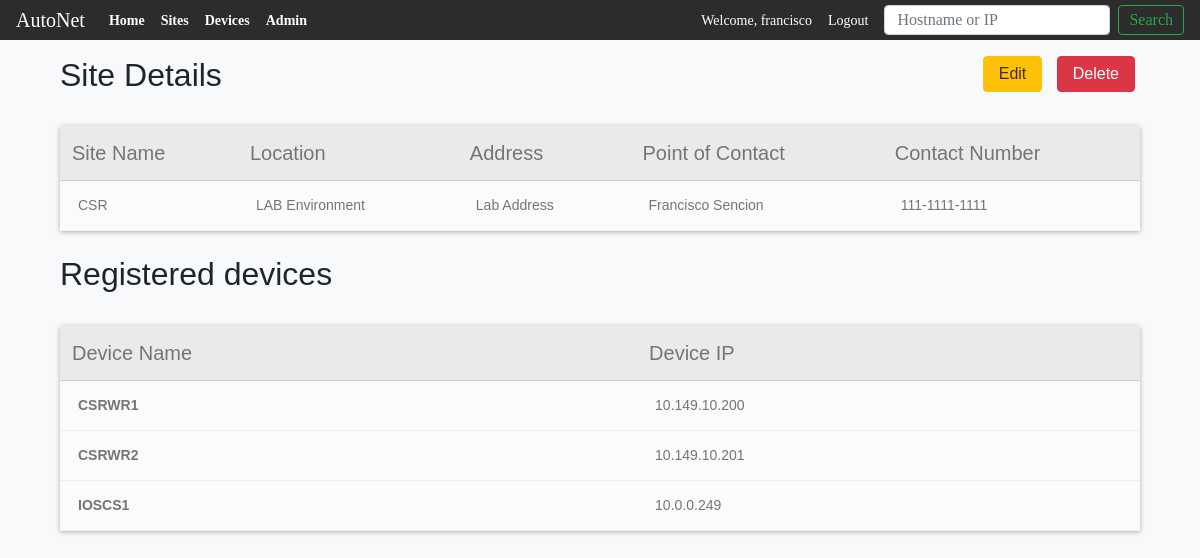
/sites/9 (signed in), run on an earlier commit of the app's database.
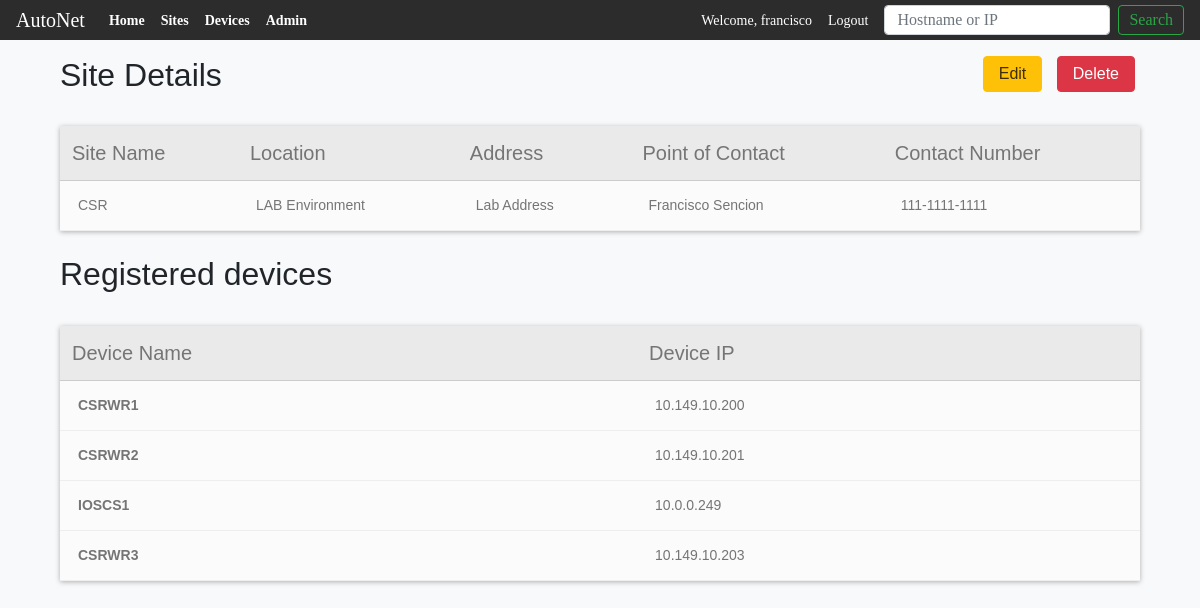
And on a later commit of the database.
### main_app/models.py (models this page shows, shortened)
class Devices(models.Model):
    VENDOR_LIST = (('C', 'Cisco'), ('J', 'Juniper'), ('A', 'Arista'))
    DEVICE_TYPES = (('R', 'Router'), ('S', 'Switch'), ('F', 'Firewall'))
    CISCO_OS = (('1', 'CISCO IOS'), ('2', 'CISCO IOS-XE'),
                ('3', 'CISCO IOS-XR'), ('4', 'CISCO NX-OS'))
    device_name = models.CharField(max_length=100)
    device_ip = models.GenericIPAddressField()
    device_model = models.CharField(max_length=100, null=True, blank=True)
    device_sn = models.CharField(max_length=250, null=True, blank=True)
    uuid = models.UUIDField( #used by the API to look up the record
                            db_index=True,
                            default=uuid_lib.uuid4,
                            editable=False)
    vendor = models.CharField(choices=VENDOR_LIST, max_length=10,
                                                default=VENDOR_LIST[0])
    device_type = models.CharField(choices=DEVICE_TYPES, max_length=10,
                                                default=DEVICE_TYPES[0])
    operating_system = models.CharField(choices=CISCO_OS, max_length=10,
                                                default=CISCO_OS)
    site = models.ForeignKey(Sites,
                            on_delete=models.CASCADE,
                            related_name = 'devices',
                            )
    objects = models.Manager()

### main_app/views.py (the view)
# urls.py: path('sites/<int:pk>', views.SitesDetailView.as_view(), name='sitesdetail'),
class SitesDetailView(LoginRequiredMixin, DetailView):
    context_object_name = 'sites_detail'
    model = models.Sites
    template_name = 'main_app/sites_detail.html'

### main_app/templates/main_app/sites_detail.html
{% extends 'main_app/main_app_base.html' %}
{%block content %}
<div class="" style="width: 90%; margin-left: auto; margin-right: auto;">
  <div class="float-right">
    <a href="{% url 'main_app:updatesite' pk=sites_detail.id%}">
      <button class="btn-class" id="btn-edit" type="submit">Edit</button>
    </a>
    <a href="{% url 'main_app:deletesite' pk=sites_detail.id%}">
      <button class="btn-class" id="btn-delete" type="submit">Delete</button>
    </a>
  </div>
  <h2>Site Details</h2>
  <br>
  <table id="device-table1">
    <table class="ctable ctable-noSideBorder">
      <thead  class="layout">
        <th>Site Name</th>
        <th>Location</th>
        <th>Address</th>
        <th>Point of Contact</th>
        <th>Contact Number</th>
      </thead>
      <tbody>
        <tr>
          <td>{{sites_detail.site_name}}</td>
          <td>{{sites_detail.site_location}}</td>
          <td>{{sites_detail.site_address}}</td>
          <td>{{sites_detail.site_poc_name}}</td>
          <td>{{sites_detail.site_poc_number}}</td>
        </tr>
      </tbody>
    </table>
  </table>
  <br>
  <h2>Registered devices</h2>
  <br>
  <table id="device-table1">
    <table class="ctable ctable-noSideBorder">
      <thead  class="layout">
        <th>Device Name</th>
        <th>Device IP</th>
      </thead>
      <tbody>
        {% for device in sites_detail.devices.all %}
          <tr>
            <td><a href="{% url 'main_app:devicedetail' pk=device.id%}">{{device.device_name}}</a></td>
            <td>{{device.device_ip}}</td>
          </tr>
        {% endfor %}
      </tbody>
    </table>
  </table>
</div>
{%endblock content %}

What changed in the data, as far as the page shows it:
added Devices: device_name "CSRWR3", device_ip "10.149.10.203"
